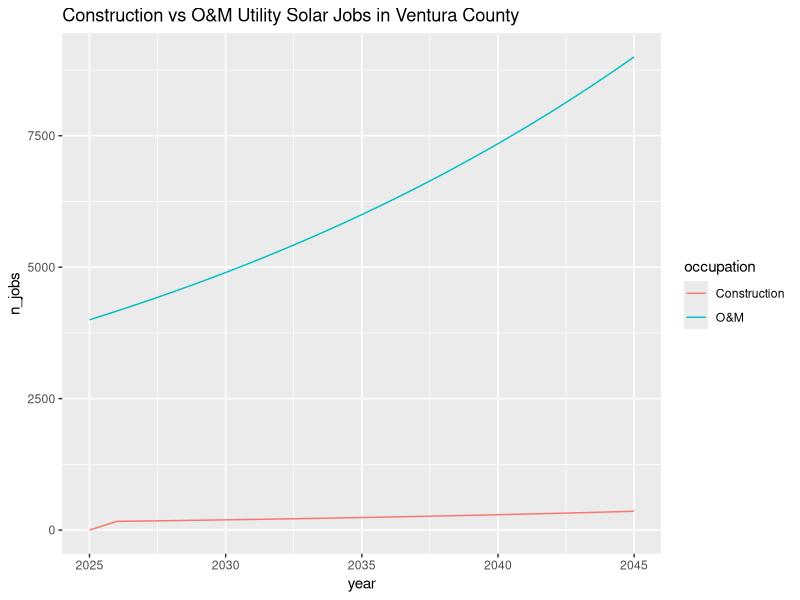

The R script that drew this image:
## ---- chunk 1
library(tidyverse)
## ---- chunk 2
# Initial values
initial_capacity <- 111
final_capacity <- 722
years <- 20

# Calculate the annual growth rate
growth_rate <- (final_capacity / initial_capacity)^(1 / years) - 1

# Create variables to store the results
year <- 2025:2045
capacity <- numeric(length(year))
new_capacity <- numeric(length(year))

# Calculate the total capacity for each year
for (i in 1:length(year)) {
  capacity[i] <- initial_capacity * (1 + growth_rate)^(year[i] - 2025)
  if (i == 1) {
      new_capacity[i] <- capacity[i] - initial_capacity
  } else {
      new_capacity[i] <- capacity[i] - capacity[i-1]
  }
}

# Create a data frame with the results
sb_utility_pv <- data.frame(county = "SB", 
                             year = year, 
                             technology = "utility solar",
                             new_capacity = new_capacity,
                             total_capacity = round(capacity, 2))

# Display the table
print(sb_utility_pv)
## ---- chunk 3
# O&M direct jobs ---- 
# Assign variables
om_direct <- 10

# Add columns occupation, type, and n_jobs
sb_utility_pv_om_direct <- sb_utility_pv |>
    mutate(occupation = "O&M",
           type = "direct",
           n_jobs = total_capacity * om_direct)

# O&M indirect jobs ---- 
# Assign variables
om_indirect <- 5

# Add columns occupation, type, and n_jobs
sb_utility_pv_om_indirect <- sb_utility_pv |>
    mutate(occupation = "O&M",
           type = "indirect",
           n_jobs = total_capacity * om_indirect)

# O&M induced ----
# Assign variables
om_induced <- 2

# Add columns occupation, type, and n_jobs
sb_utility_pv_om_induced <- sb_utility_pv |>
    mutate(occupation = "O&M",
           type = "induced",
           n_jobs = total_capacity * om_induced)

# Stack 3 together for total SB PV O&M jobs
sb_utility_pv_om <- rbind(sb_utility_pv_om_direct, sb_utility_pv_om_indirect, sb_utility_pv_om_induced)

print(sb_utility_pv_om)

## ---- chunk 4
# Function to calculate capacity and jobs for PV O&M
pv_om_capacity_and_jobs <- function(county, technology, initial_capacity, final_capacity, direct_jobs, indirect_jobs, induced_jobs) {
    
  # Calculate the annual growth rate
  growth_rate <- (final_capacity / initial_capacity)^(1 / years) - 1
  
  # Create variables to store the results
  year <- 2025:2045
  capacity <- numeric(length(year))
  new_capacity <- numeric(length(year))
  
  # Calculate the total capacity for each year
  for (i in 1:length(year)) {
    capacity[i] <- initial_capacity * (1 + growth_rate)^(year[i] - 2025)
    if (i == 1) {
      new_capacity[i] <- capacity[i] - initial_capacity
    } else {
      new_capacity[i] <- capacity[i] - capacity[i-1]
    }
  }
  
  # Create a data frame with the results
  df <- data.frame(county = county, 
                   year = year, 
                   technology = technology,
                   new_capacity = new_capacity,
                   total_capacity = round(capacity, 2))
  
  # Direct jobs
  df_direct <- df %>%
    mutate(occupation = "O&M", 
           type = "direct", 
           n_jobs = total_capacity * direct_jobs)
  
  # Indirect jobs
  df_indirect <- df %>%
    mutate(occupation = "O&M",
           type = "indirect", 
           n_jobs = total_capacity * indirect_jobs)
  
  # Induced jobs
  df_induced <- df %>%
    mutate(occupation = "O&M",
           type = "induced", 
           n_jobs = total_capacity * induced_jobs)
  
  # Stack them together for total jobs
  df_final <- rbind(df_direct, df_indirect, df_induced)
  
  return(df_final)
}

## ---- chunk 5
# Function to calculate capacity and jobs for PV Construction
pv_const_capacity_and_jobs <- function(county, technology, initial_capacity, final_capacity, direct_jobs, indirect_jobs, induced_jobs) {
    
  # Calculate the annual growth rate
  growth_rate <- (final_capacity / initial_capacity)^(1 / years) - 1
  
  # Create variables to store the results
  year <- 2025:2045
  capacity <- numeric(length(year))
  new_capacity <- numeric(length(year))
  
  # Calculate the total capacity for each year
  for (i in 1:length(year)) {
    capacity[i] <- initial_capacity * (1 + growth_rate)^(year[i] - 2025)
    if (i == 1) {
      new_capacity[i] <- capacity[i] - initial_capacity
    } else {
      new_capacity[i] <- capacity[i] - capacity[i-1]
    }
  }
  
  # Create a data frame with the results
  df <- data.frame(county = county, 
                   year = year, 
                   technology = technology,
                   new_capacity = new_capacity,
                   total_capacity = round(capacity, 2))
  
  # Direct jobs
  df_direct <- df %>%
    mutate(occupation = "Construction", 
           type = "direct", 
           n_jobs = new_capacity * direct_jobs)   # Assuming that construction jobs only last the year, #jobs/mw year will multiply by the new capacity
  
  # Indirect jobs
  df_indirect <- df %>%
    mutate(occupation = "Construction",
           type = "indirect", 
           n_jobs = new_capacity * indirect_jobs)
  
  # Induced jobs
  df_induced <- df %>%
    mutate(occupation = "Construction",
           type = "induced", 
           n_jobs = new_capacity * induced_jobs)
  
  # Stack them together for total jobs
  df_final <- rbind(df_direct, df_indirect, df_induced)
  
  return(df_final)
}
## ---- chunk 6
# Utility PV
sb_utility_pv_om <- pv_om_capacity_and_jobs(
  county = "SB", 
  technology = "Utility PV", 
  initial_capacity = 111, 
  final_capacity = 722, 
  direct_jobs = 10, 
  indirect_jobs = 5, 
  induced_jobs = 2
)

sb_utility_pv_const <- pv_const_capacity_and_jobs(
  county = "SB",
  technology = "Utility PV",
  initial_capacity = 111,
  final_capacity = 722,
  direct_jobs = 5,
  indirect_jobs = 3,
  induced_jobs = 1
)

slo_utility_pv_om <- pv_om_capacity_and_jobs(
  county = "SLO", 
  technology = "Utility PV", 
  initial_capacity = 50, 
  final_capacity = 1000, 
  direct_jobs = 10, 
  indirect_jobs = 5, 
  induced_jobs = 2
)

slo_utility_pv_const <- pv_const_capacity_and_jobs(
  county = "SLO",
  technology = "Utility PV",
  initial_capacity = 50,
  final_capacity = 1000,
  direct_jobs = 10,
  indirect_jobs = 5,
  induced_jobs = 2
)

ventura_utility_pv_om <- pv_om_capacity_and_jobs(
  county = "V", 
  technology = "Utility PV", 
  initial_capacity = 400, 
  final_capacity = 900, 
  direct_jobs = 10, 
  indirect_jobs = 5, 
  induced_jobs = 2
)

ventura_utility_pv_const <- pv_const_capacity_and_jobs(
  county = "V",
  technology = "Utility PV",
  initial_capacity = 400,
  final_capacity = 900,
  direct_jobs = 10,
  indirect_jobs = 5,
  induced_jobs = 2
)


# Rooftop PV
sb_roof_pv_om <- pv_om_capacity_and_jobs(
  county = "SB", 
  technology = "Rooftop PV", 
  initial_capacity = 111, 
  final_capacity = 2000, 
  direct_jobs = 10, 
  indirect_jobs = 5, 
  induced_jobs = 2
)

sb_roof_pv_const <- pv_const_capacity_and_jobs(
  county = "SB",
  technology = "Rooftop PV",
  initial_capacity = 111,
  final_capacity = 2000,
  direct_jobs = 5,
  indirect_jobs = 3,
  induced_jobs = 1
)

slo_roof_pv_om <- pv_om_capacity_and_jobs(
  county = "SLO", 
  technology = "Rooftop PV", 
  initial_capacity = 25, 
  final_capacity = 300, 
  direct_jobs = 10, 
  indirect_jobs = 5, 
  induced_jobs = 2
)

slo_roof_pv_const <- pv_const_capacity_and_jobs(
  county = "SLO",
  technology = "Rooftop PV",
  initial_capacity = 25,
  final_capacity = 300,
  direct_jobs = 10,
  indirect_jobs = 5,
  induced_jobs = 2
)

ventura_roof_pv_om <- pv_om_capacity_and_jobs(
  county = "V", 
  technology = "Rooftop PV", 
  initial_capacity = 29, 
  final_capacity = 150, 
  direct_jobs = 10, 
  indirect_jobs = 5, 
  induced_jobs = 2
)

ventura_roof_pv_const <- pv_const_capacity_and_jobs(
  county = "V",
  technology = "Rooftop PV",
  initial_capacity = 29,
  final_capacity = 150,
  direct_jobs = 10,
  indirect_jobs = 5,
  induced_jobs = 2
)



# Combine all counties and technologies
pv_all <- rbind(sb_utility_pv_om, sb_utility_pv_const, slo_utility_pv_om, slo_utility_pv_const, ventura_utility_pv_om, ventura_utility_pv_const,
                sb_roof_pv_om, sb_roof_pv_const, slo_roof_pv_om, slo_roof_pv_const, ventura_roof_pv_om, ventura_roof_pv_const)
## ---- chunk 7
pv_all |>
    filter(type == "direct" &
           county == "V" &
           technology == "Utility PV") |>
    ggplot(aes(x = year, y = n_jobs, color = occupation)) +
    geom_line() +
    labs(title = "Construction vs O&M Utility Solar Jobs in Ventura County")
## ---- chunk 8
# Initial values
initial_capacity <- 5
final_capacity <- 25
years <- 15

# Calculate the annual growth rate
growth_rate <- (final_capacity / initial_capacity)^(1 / years) - 1

# Create a data frame to store the results
year <- 2030:2045
capacity <- numeric(length(year))
new_capacity <- numeric(length(year))

# Calculate the total capacity for each year
for (i in 1:length(year)) {
  capacity[i] <- initial_capacity * (1 + growth_rate)^(year[i] - 2030)
  if (i == 1) {
      new_capacity[i] <- capacity[i] - initial_capacity
  } else {
      new_capacity[i] <- capacity[i] - capacity[i-1]
  }
}

# Create a data frame to display the results
capacity_table <- data.frame(year = year, total_capacity = round(capacity, 2), new_capacity = new_capacity, growth_rate = growth_rate)

# Display the table
print(capacity_table)
## ---- chunk 9
constant <- 10 # jobs/gw year = JEDI construction output/5

library(tibble)


# Initialize jobs/per GW Year that will be multiplied by capacity each year
variable_jobs <- 10 # Total construction jobs outputted by JEDI / 5 Years

# inti
new_jobs <- numeric(length(new_capacity))

total_jobs <- 0
for (i in seq_along(new_capacity)) {
    if (i <=5 ) {
        new_jobs[i] <- sum(new_capacity[1:i] * variable_jobs)  # Accumulate until year 6
    } else {
        start_index <- i - 4  # Use only the past 4 years + current year from year 6 onwards
        new_jobs[i] <- sum(new_capacity[start_index:i] * variable_jobs)
    }
}

# Create a tibble with years from 2026 to 2045
osw_df <- tibble(
    Year = 2025:2045,
    `New Jobs This Year` = NA_real_,  # Placeholder for future data entry
    `New Capacity` = 1:(2045-2025+1),  # Placeholder for future capacities, increment the capacity by howeve rmany
    `Total Jobs` = NA_real_  # Placeholder for future data entry
)

print(osw_df)





## ---- chunk 10
# Initialize jobs/per GW Year that will be multiplied by capacity each year
variable_jobs <- 10 # Total construction jobs outputted by JEDI / 5 Years

# Create a tibble with years from 2026 to 2045
new_capacity <- 1:(2045-2026+1)  # Increment by 1 per year
new_jobs <- numeric(length(new_capacity))

total_jobs <- 0

for (i in seq_along(new_capacity)) {
        new_jobs[i] <- (new_capacity[i] * variable_jobs)
}
    

for (i in seq_along(new_capacity)) {
    if (i == 1) {
        total_jobs[i] <- new_jobs[i]  # find new jobs at year 1
    }else if (i <= 5) {
        total_jobs[i] <- total_jobs[i-1] + (new_capacity[i] * variable_jobs)
       # total_jobs[i] <- (new_capacity[i] * variable_jobs) + sum(new_jobs[1:i])  # Accumulate until year 6
    }else {
        total_jobs[i] <- (new_capacity[i] * variable_jobs) + sum(new_jobs[(i-4):(i-1)])  # Add current and previous 4 years' new jobs
    }
}

osw_df <- tibble(
    Year = 2026:2045,
    `New Jobs This Year` = new_jobs,
    `New Capacity` = new_capacity,
    `Total Jobs` = total_jobs  # Placeholder for future data entry
)

print(osw_df)
